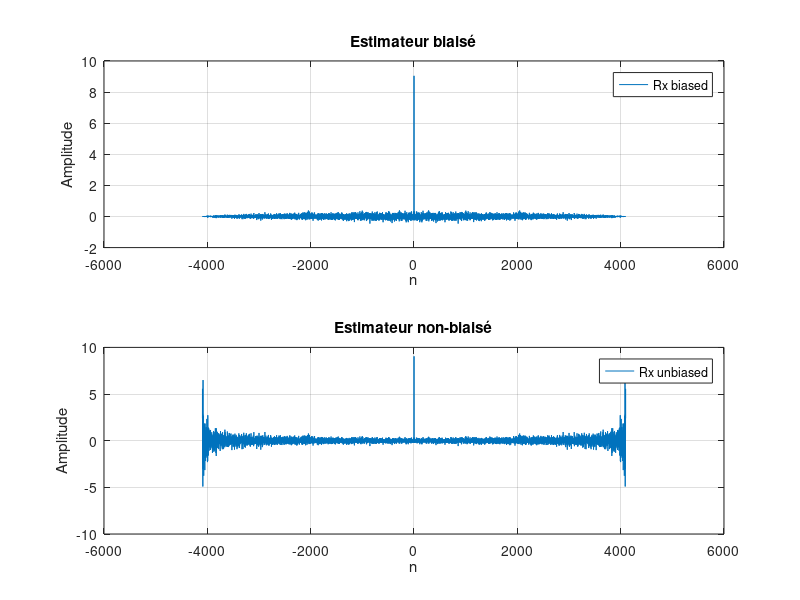
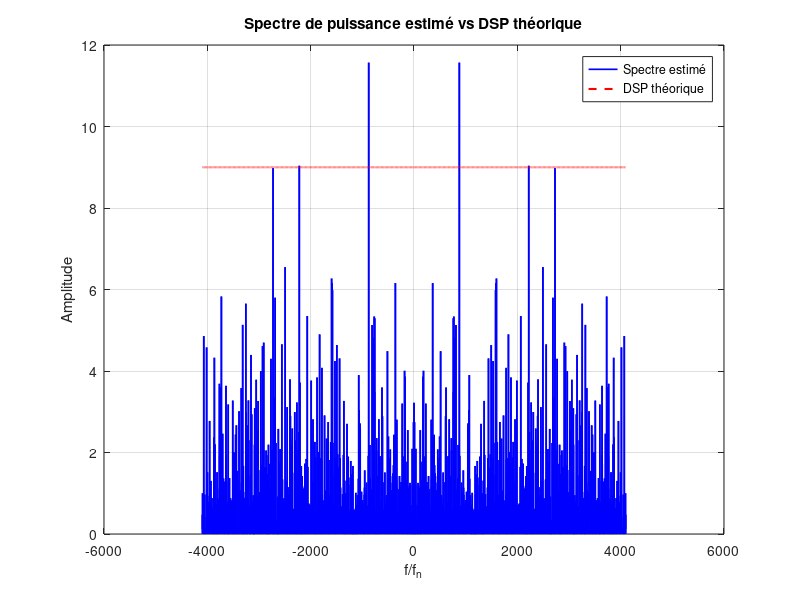

MATLAB code to generate these figures, in order: (Note: this script raises an error after producing the figures.)
%% PROJET TS224 :

%% Préliminaires

close all;
clear;
clc;

% Partie 1

N = 4096;

% Bruit 
moy = 0;
sigma = sqrt(9);
bruit = moy + sigma*randn(1, N);

% Corrélation
Rx_biased = xcorr(bruit, "biased"); 
Rx_unbiased = xcorr(bruit, "unbiased");
f = linspace(-N+1, N, 2*N-1);

figure;

% Affichage
subplot(2,1,1);
plot(f, Rx_biased);
title('Estimateur biaisé');
xlabel('n');
ylabel('Amplitude');
legend('Rx biased', 'Rx biased');
grid on;

subplot(2,1,2);
plot(f, Rx_unbiased);
title('Estimateur non-biaisé');
xlabel('n');
ylabel('Amplitude');
legend('Rx unbiased', 'Rx unbiased');
grid on;


% Spectre de puissance
Y = fftshift(fft(Rx_biased));
P = sigma^2 * (abs(Y).^2)/N;

% Densité spectrale de puissance
DSPy = sigma^2 * ones(size(f));

% Affichage
figure;
plot(f, P, 'b', 'LineWidth', 1.2); hold on;
plot(f, DSPy, 'r--', 'LineWidth', 1.5);
title('Spectre de puissance estimé vs DSP théorique');
xlabel('f/f_n');
ylabel('Amplitude');
legend('Spectre estimé', 'DSP théorique');
grid on;


% Partie 2

% Variables périodogrammes
Nfft   = 512;
M = 512;
Seg = 512;
fs = 1;

window_1 = hamming(256);
recouvrement_1 = length(window_1)/2;

window_2 = rectwin(M);
recouvrement_2 = 0;

% Périodogramme Welch
[pWelch, f1] = pwelch(bruit, window_1, recouvrement_1, Nfft, fs);

% Périodogramme Barlett
[pBartlett, f2] = pwelch(bruit, window_2, recouvrement_2, Nfft, fs);

% Périodogramme Daniel
[periodo, f3] = periodogram(bruit, [], 4096, fs);
pDaniel = movmean(periodo, 9); % Lissage


% Affichage
% Welch
figure;
subplot(3,1,1);
plot(f1, 10*log10(pWelch), 'b', 'LineWidth', 1.3);
title('Périodogramme de Welch');
xlabel('Fréquence normalisée f/f_n');
ylabel('DSP (dB)');
grid on;

% Bartlett
subplot(3,1,2);
plot(f2, 10*log10(pBartlett), 'g', 'LineWidth', 1.3);
title('Périodogramme de Bartlett');
xlabel('Fréquence normalisée f/f_n');
ylabel('DSP (dB)');
grid on;

% Daniell
subplot(3,1,3);
plot(f3, 10*log10(pDaniel), 'r', 'LineWidth', 1.3);
title('Périodogramme de Daniell');
xlabel('Fréquence normalisée f/f_n');
ylabel('DSP (dB)');
grid on;


% Partie 3



K = 100;

% Platitude via spectre de puissance (autocorr -> FFT)
[moy_SF_auto, ecart_type_auto] = platitude_spectrale(N, sigma, K, 'autocorr', window_1, recouvrement_1, Nfft, fs);

% Platitude via périodogramme de Welch
[moy_SF_welch, ecart_type_welch] = platitude_spectrale(N, sigma, K, 'welch', window_1, recouvrement_1, Nfft, fs);

fprintf('\nPlatitude spectrale\n');
fprintf('Autocorr -> FFT : moyenne = %f | écart-type = %f\n', moy_SF_auto, ecart_type_auto);
fprintf('Welch           : moyenne = %f | écart-type = %f\n', moy_SF_welch, ecart_type_welch);

